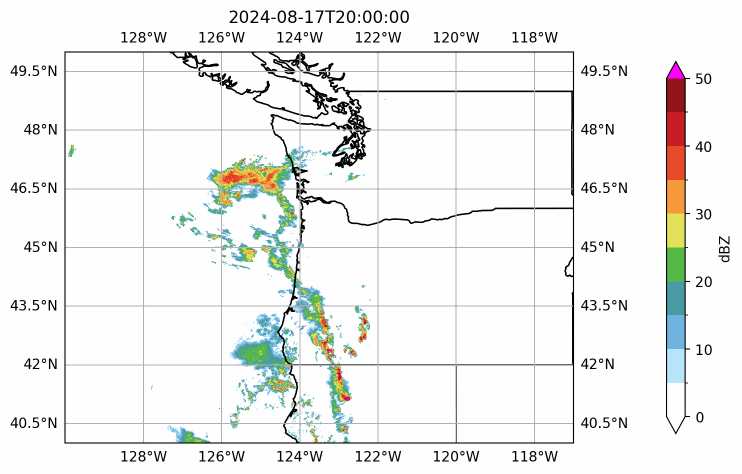
#> input picture tracking_loops/mrms_event_loop.gif, 1484 x 948 px (shown at 1/2 size)
$ jupyter execute gif_splitter.ipynb   (shell and % lines are left out)
#> lines starting #> are read from the running program, lines starting #| are printed output that depends on the picture
[cell 1]
from PIL import Image
import os
from datetime import datetime, timedelta

[cell 2]
# Open the GIF
gif_path = "tracking_loops/mrms_event_loop.gif"
output_dir = "tracking_loops/split/mrms_event_loop"

# Create output directory if it doesn't exist
os.makedirs(output_dir, exist_ok=True)

start_time = datetime(2024, 8, 17, 20, 00)  # year, month, day, hour, minute
timestep_minutes = 10  # timestep between frames

# Open the GIF and extract frames with proper timestamps
with Image.open(gif_path) as im:
#> im is the input picture: PIL image 1484x948 P; mean R, G, B, A 238.6, 239.5, 238.1, 255
    for frame in range(im.n_frames):
        im.seek(frame)
        frame_image = im.convert("RGBA")

        # Compute timestamp
        current_time = start_time + timedelta(minutes=frame * timestep_minutes)
        formatted_time = current_time.strftime("%d%H%M")  # e.g., 171250 for June 17, 12:50

        # Save frame
        frame_image.save(f"{output_dir}/{formatted_time}.png")
#> this loop made 72 passes
#> pass 2, `frame_image = im.convert("RGBA")`:
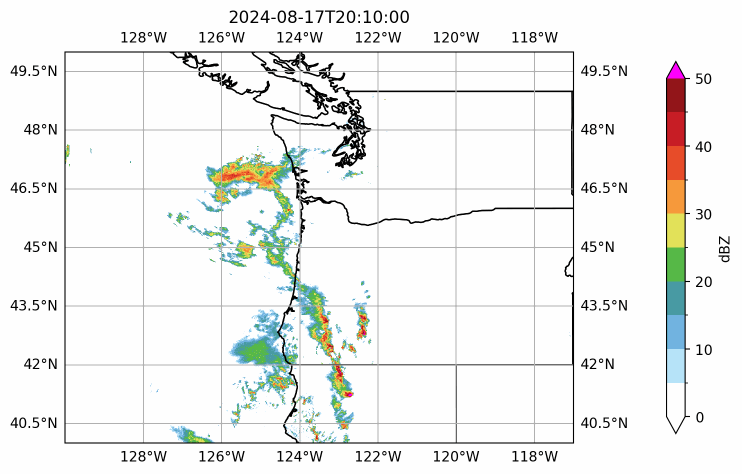
#> frame_image: PIL image 1484x948 RGBA (shown at 1/2 size); mean R, G, B, A 238.4, 239.5, 237.9, 255
#> pass 3, `frame_image = im.convert("RGBA")`:
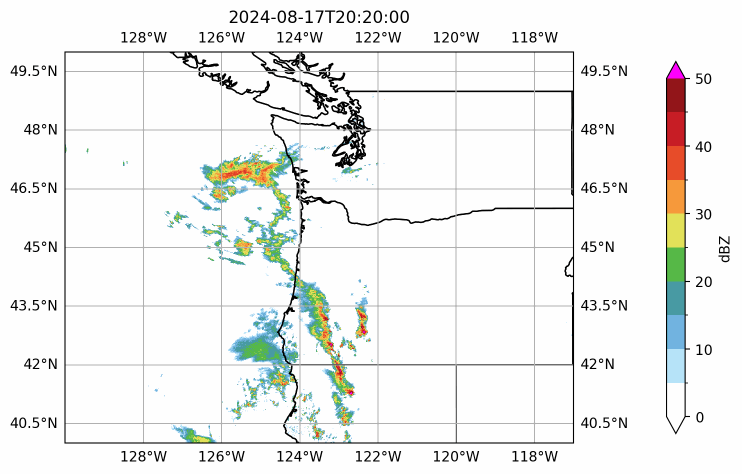
#> frame_image: PIL image 1484x948 RGBA (shown at 1/2 size); mean R, G, B, A 238.4, 239.5, 237.9, 255
#> after the loop:
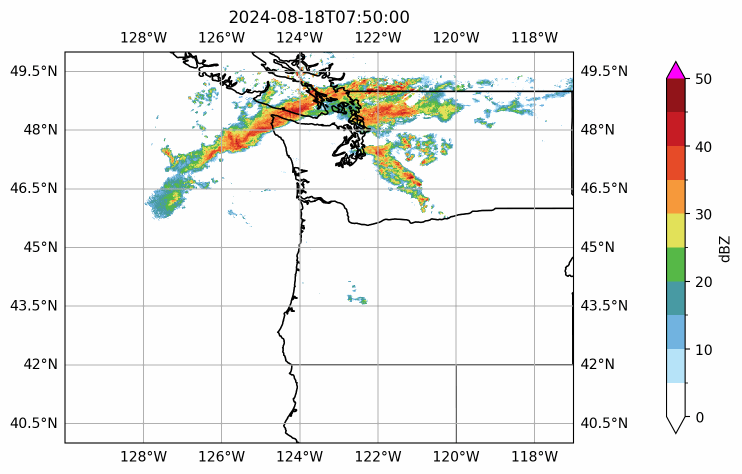
#> frame_image: PIL image 1484x948 RGBA (shown at 1/2 size); mean R, G, B, A 238.3, 238.6, 236.2, 255
